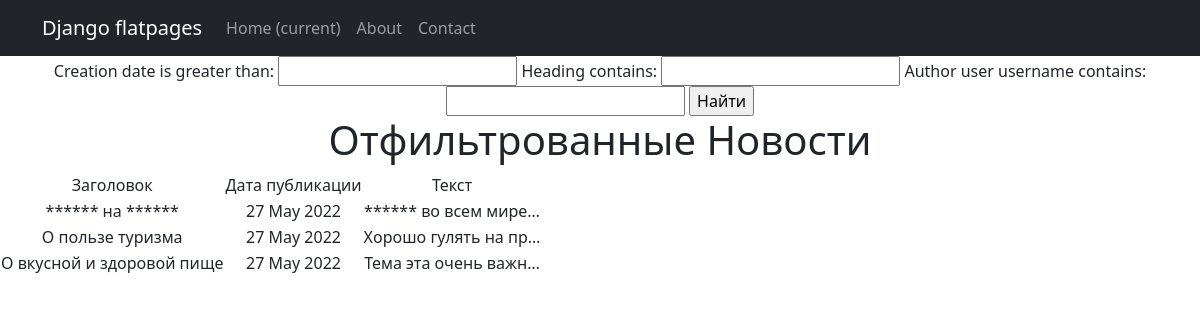
Before: /news/search with the older database file.
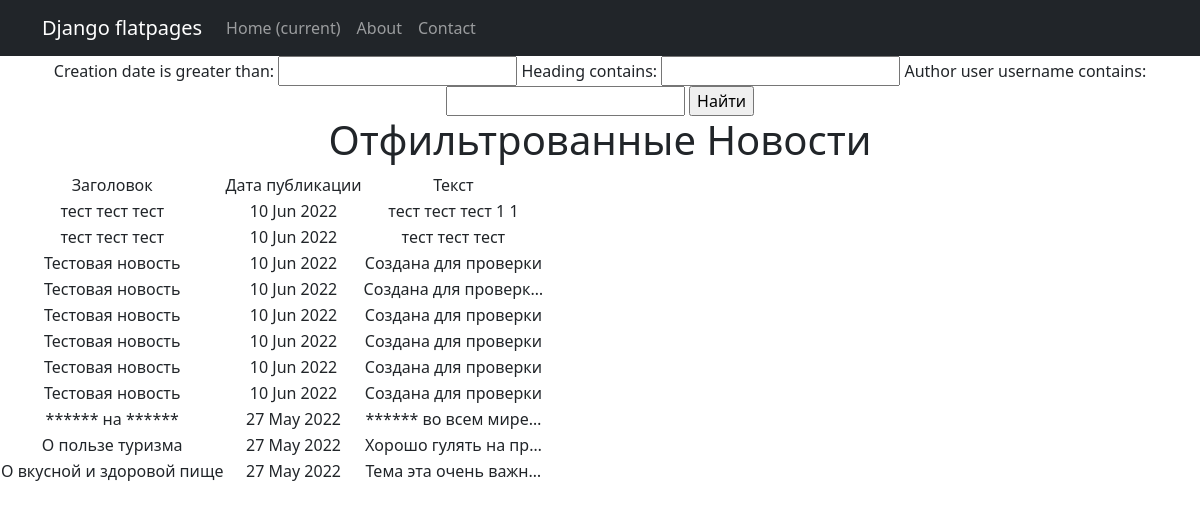
After: the same page with the newer database file.
### news/models.py (models this page shows, shortened)
class Post(models.Model):
    article = 'ar'
    news = 'nw'
    TYPE_CHOISES = ((article, 'Статья'), (news, 'Новости'))
    author = models.ForeignKey(Author, on_delete=models.CASCADE)
    type = models.CharField(max_length=9, choices=TYPE_CHOISES, default= article)
    category = models.ManyToManyField(Category, through='PostCategory')
    creation_date = models.DateTimeField(auto_now_add=True)
    heading = models.CharField(max_length=255)
    content = models.TextField()
    rating = models.IntegerField(default=0)

### news/views.py (the view, shortened to what this page needs)
# urls.py: path('', PostList.as_view()),
class PostList(ListView):
    model = Post
    ordering = 'creation_date'
    template_name = 'post_list.html'
    context_object_name = 'posts'
    ordering = '-creation_date'
    paginate_by = 10
    form_class = PostForm
    def get_context_data(self, **kwargs):
        context = super().get_context_data(**kwargs)
        context['filter'] = PostFilter(self.request.GET, queryset=self.get_queryset())
        context['form'] = PostForm
        return context

### news/templatetags/custom_filters.py (called while the page is built)
@register.filter()
def censor(message: str):
    VARIANTS = ['погода', 'завтра']
    low_message = message.lower()
    for s_word in VARIANTS:
        res = [i for i in range(len(low_message)) if low_message.startswith(s_word, i)]
        for j in res:
            message = message[:j]+('*' * len(s_word))+message[j+len(s_word):]
    return message

### templates/post_list_filter.html (shortened to what this page needs)
{% extends 'flatpages/default.html' %}
{% load custom_filters %}
{% block content %}
<form method="GET">
    {{ filter.form }}
    <input type="submit" value="Найти">
</form>
<h1>Отфильтрованные Новости</h1>
    {% if posts %}
    <table>
           <tr>
               <td>Заголовок</td>
               <td>Дата публикации</td>
               <td>Текст</td>
           </tr>
            {% for post in filter.qs %}
                <tr>
                    <td>{{post.heading|censor}}</td>
                    <td>{{post.creation_date|date:'d M Y'}}</td>
                    <td>{{post.content|truncatechars:20|censor}}</td>
                </tr>
            {% endfor %}
    </table>
    {% else %}
       <h2>Новостей нет!</h2>
    {% endif %}
{% endblock content %}

### templates/flatpages/default.html (shortened to what this page needs)
<!DOCTYPE html>
<html lang="en">
    <head>
        {% load static %}
        <link href="{% static 'css/styles.css' %}" rel="stylesheet" />
    </head>
    <body>
        <nav class="navbar navbar-expand-lg navbar-dark bg-dark static-top">
            <div class="container">
                <a class="navbar-brand" href="#">Django flatpages</a>
                <div class="collapse navbar-collapse" id="navbarResponsive">
                    <ul class="navbar-nav ml-auto">
                    <li class="nav-item active">
                    <a class="nav-link" href="#">Home
                        <span class="sr-only">(current)</span>
                    </a>
                    </li>
                    <li class="nav-item">
                        <a class="nav-link" href="/about/">About</a>
                    </li>
                    <li class="nav-item">
                        <a class="nav-link" href="/contacts/">Contact</a>
                    </li>
                    </ul>
       </div>
   </div>
</nav>
        <div class="row">
            <div class="col-lg-12 text-center">
                {% block content %}{% endblock content %}
            </div>
        </div>
    </body>
</html>

Changed rows visible on the page:
added Post: heading|censor "тест тест тест", creation_date "10 Jun 2022", content|censor "тест тест тест 1 1"
added Post: heading|censor "тест тест тест", creation_date "10 Jun 2022", content|censor "тест тест тест"
added Post: heading|censor "Тестовая новость", creation_date "10 Jun 2022", content|censor "Создана для проверки"
added Post: heading|censor "Тестовая новость", creation_date "10 Jun 2022", content|censor "Создана для проверк…"
added Post: heading|censor "Тестовая новость", creation_date "10 Jun 2022", content|censor "Создана для проверки"
added Post: heading|censor "Тестовая новость", creation_date "10 Jun 2022", content|censor "Создана для проверки"
added Post: heading|censor "Тестовая новость", creation_date "10 Jun 2022", content|censor "Создана для проверки"
added Post: heading|censor "Тестовая новость", creation_date "10 Jun 2022", content|censor "Создана для проверки"
